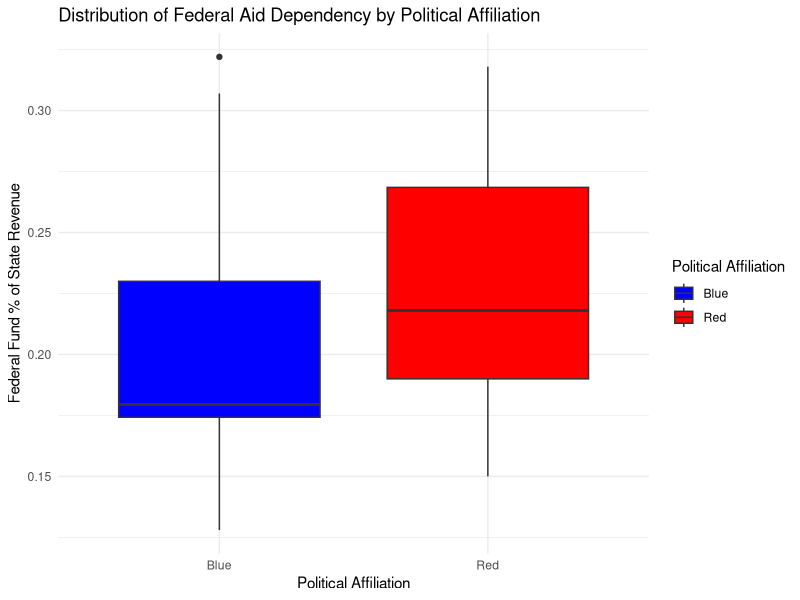

Generate this figure with R:
## ---- chunk 1
knitr::opts_chunk$set(echo = FALSE)
## ---- chunk 2
library(ggplot2)
library(dplyr)
library(maps)
library(ggthemes)
## ---- chunk 3
federal_data <- readxl::read_excel("story 1.xlsx")
head(federal_data)
## ---- chunk 4
# Checking the structure of the data
str(federal_data)
# Checking the summary if the data
summary(federal_data)
# Checking for missing data
colSums(is.na(federal_data))
## ---- chunk 5
# Calculate the average Federal Fund % of State Revenue by Political Affiliation
federal_data_avg <- federal_data %>%
  group_by(`Political Affiliation`) %>%
  summarise(Average_Fed_Fund_Percentage = mean(`Fed Fund % of State Revenue`))

# View the results
print(federal_data_avg)
## ---- chunk 6
# Calculate five-number summary and IQR for Federal Fund % of State Revenue by Political Affiliation
federal_data %>%
  group_by(`Political Affiliation`) %>%
  summarise(
    min_value = min(`Fed Fund % of State Revenue`, na.rm = TRUE),
    Q1 = quantile(`Fed Fund % of State Revenue`, 0.25, na.rm = TRUE),
    median_value = median(`Fed Fund % of State Revenue`, na.rm = TRUE),
    Q3 = quantile(`Fed Fund % of State Revenue`, 0.75, na.rm = TRUE),
    max_value = max(`Fed Fund % of State Revenue`, na.rm = TRUE),
    IQR = IQR(`Fed Fund % of State Revenue`, na.rm = TRUE)
  )
## ---- chunk 7
# Box plot to show party-wise distribution of Federal Fund % of State Revenue
ggplot(federal_data, aes(x = `Political Affiliation`, y = `Fed Fund % of State Revenue`, fill = `Political Affiliation`)) +
  geom_boxplot() +
  labs(title = "Distribution of Federal Aid Dependency by Political Affiliation",
       x = "Political Affiliation",
       y = "Federal Fund % of State Revenue") +
  theme_minimal() +
  scale_fill_manual(values = c("Red" = "red", "Blue" = "blue"))
## ---- chunk 8
# Determine if outlier is extreme in the Blue states
blue_outlier_check <- federal_data %>%
  filter(`Political Affiliation` == "Blue") %>%
  summarise(
    Q1 = quantile(`Fed Fund % of State Revenue`, 0.25, na.rm = TRUE),
    Q3 = quantile(`Fed Fund % of State Revenue`, 0.75, na.rm = TRUE),
    IQR = IQR(`Fed Fund % of State Revenue`, na.rm = TRUE),
    max_value = max(`Fed Fund % of State Revenue`, na.rm = TRUE),
    upper_bound = Q3 + 1.5 * IQR,
    upper_bound_ext = Q3 + 3 * IQR,
    outlier_type = case_when(
      max_value > upper_bound_ext ~ "Extreme Outlier",  # Extreme if exceeds upper bound (x3 IQR)
      max_value > upper_bound ~ "Regular Outlier",    # Regular if exceeds upper bound (x1.5 IQR)
      TRUE ~ "No Outlier"                             # No outlier if within bounds
    )
  )

print(blue_outlier_check)
